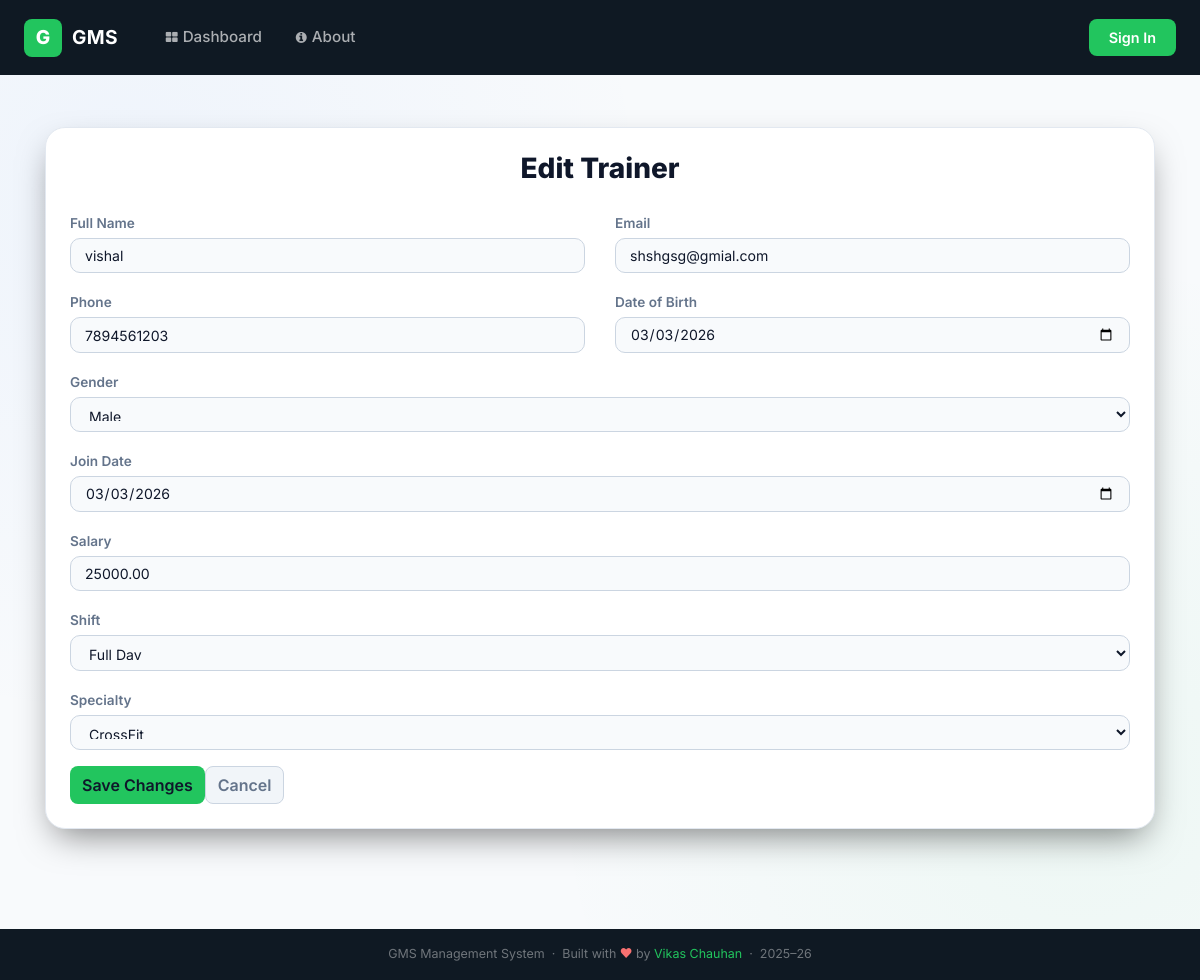
The page /edit_trainer/2/ on the database its author committed.
### gym/models.py (models this page shows, shortened)
class Trainer(models.Model):
    name = models.CharField(max_length=50)
    contact = models.CharField(max_length=15)
    emailid = models.EmailField(max_length=50)
    dob = models.DateField(null=True, blank=True)
    gender = models.CharField(max_length=10, choices=GENDER_CHOICES, default='Male')
    join_date = models.DateField()
    salary = models.DecimalField(max_digits=10, decimal_places=2, default=0)
    SHIFT_CHOICES = (
        ('Morning', 'Morning'),
        ('Evening', 'Evening'),
        ('Full Day', 'Full Day'),
    )
    shift = models.CharField(max_length=20, choices=SHIFT_CHOICES, default='Morning')
    SPECIALTY_CHOICES = (
        ('Yoga', 'Yoga'),
        ('CrossFit', 'CrossFit'),
        ('Bodybuilding', 'Bodybuilding'),
        ('Weightlifting', 'Weightlifting'),
        ('Cardio', 'Cardio'),
        ('None', 'None'),
    )
    specialty = models.CharField(max_length=50, choices=SPECIALTY_CHOICES, default='None')

### gym/views.py (the view, shortened to what this page needs)
# urls.py: path('edit_trainer/<int:pid>/', Edit_Trainer, name='edit_trainer'),
def Edit_Trainer(request, pid):
    trainer = get_object_or_404(Trainer, id=pid)
    d = {'trainer': trainer}
    return render(request, 'edit_trainer.html', d)

### gym/templates/edit_trainer.html (shortened to what this page needs)
{% extends 'navigation.html' %}
{% block body %}
<div class="container py-4">
    <div class="card p-4">
        <h3 class="text-center">Edit Trainer</h3>
        <form method="post">
            <div class="row">
                <div class="col-md-6 mb-3">
                    <label class="form-label">Full Name</label>
                    <input type="text" name="name" class="form-control" value="{{ trainer.name }}" required>
                </div>
                <div class="col-md-6 mb-3">
                    <label class="form-label">Email</label>
                    <input type="email" name="emailid" class="form-control" value="{{ trainer.emailid }}" required>
                </div>
            </div>
            <div class="row">
                <div class="col-md-6 mb-3">
                    <label class="form-label">Phone</label>
                    <input type="tel" name="contact" class="form-control" value="{{ trainer.contact }}" required>
                </div>
                <div class="col-md-6 mb-3">
                    <label class="form-label">Date of Birth</label>
                    <input type="date" name="dob" class="form-control"
                        value="{% if trainer.dob %}{{ trainer.dob|date:'Y-m-d' }}{% endif %}">
                </div>
            </div>
            <div class="mb-3">
                <label class="form-label">Gender</label>
                <select name="gender" class="form-control">
                    <option value="Male" {% if trainer.gender == 'Male' %}selected{% endif %}>Male</option>
                </select>
            </div>
            <div class="mb-3">
                <label class="form-label">Join Date</label>
                <input type="date" name="join_date" class="form-control"
                    value="{% if trainer.join_date %}{{ trainer.join_date|date:'Y-m-d' }}{% endif %}">
            </div>
            <div class="mb-3">
                <label class="form-label">Salary</label>
                <input type="number" step="0.01" name="salary" class="form-control" value="{{ trainer.salary }}">
            </div>
            <div class="mb-3">
                <label class="form-label">Shift</label>
                <select name="shift" class="form-control">
                    <option value="Full Day" {% if trainer.shift == 'Full Day' %}selected{% endif %}>Full Day</option>
                </select>
            </div>
            <div class="mb-3">
                <label class="form-label">Specialty</label>
                <select name="specialty" class="form-control">
                    <option value="CrossFit" {% if trainer.specialty == 'CrossFit' %}selected{% endif %}>CrossFit
                    </option>
                </select>
            </div>
            <div class="d-flex gap-2">
                <button type="submit" class="btn btn-success">Save Changes</button>
                <a href="{% url 'view_trainer' %}" class="btn btn-secondary">Cancel</a>
            </div>
        </form>
    </div>
</div>
{% endblock %}

### gym/templates/navigation.html (style rules this page uses)
*, *::before, *::after { box-sizing: border-box; }
:root { --green: #22c55e; --green-dark: #16a34a; --green-light: #dcfce7; --dark: #0f1923; --dark2: #1a2535; --sidebar: #111c2a; --text: #1e293b; --muted: #64748b; --border: #e2e8f0; --white: #ffffff; --bg: #f8fafc; --bg-gradient: radial-gradient(circle at 10% 20%, rgba(59, 130, 246, 0.05), transparent 40%), radial-gradient(circle at 90% 80%, rgba(34, 197, 94, 0.05), transparent 40%); --card-shadow: 0 4px 20px -2px rgba(0, 0, 0, 0.04), 0 2px 10px -2px rgba(0, 0, 0, 0.02); --border-soft: #f1f5f9; --green-light: rgba(34,197,94,0.15); --table-head: #0f172a; --table-hover: #f1f5f9; --table-border: #e2e8f0; --input-bg: #ffffff; }
body { font-family: 'Inter', -apple-system, BlinkMacSystemFont, sans-serif; background: var(--bg); background-image: var(--bg-gradient); background-attachment: fixed; color: var(--text); margin: 0; min-height: 100vh; }
.form-control { border: 1.5px solid var(--border); border-radius: 8px; padding: 9px 13px; font-size: 0.88rem; font-family: 'Inter', sans-serif; color: var(--text); transition: border-color 0.2s, box-shadow 0.2s; background: var(--input-bg); }
.form-label, label { font-size: 0.82rem; font-weight: 600; color: var(--muted); margin-bottom: 5px; }

### gym/templates/edit_trainer.html (style rules this page uses)
.card { background: #ffffff !important; backdrop-filter: blur(16px) !important; -webkit-backdrop-filter: blur(16px) !important; border: 1px solid #e2e8f0 !important; border-radius: 20px !important; box-shadow: 0 15px 35px -10px rgba(0, 0, 0, 0.5) !important; }
.form-label { color: #64748b !important; font-weight: 600; font-size: 0.85rem; }
.form-control, select.form-control, input.form-control, textarea.form-control { background: #f8fafc !important; border: 1px solid #cbd5e1 !important; color: #0f172a !important; border-radius: 10px !important; padding: 10px 14px !important; }
option { background: #ffffff !important; color: #0f172a !important; }
h3 { color: #0f172a !important; font-weight: 800 !important; margin-bottom: 24px !important; }
.btn-success { background: #22c55e !important; border: none !important; border-radius: 8px !important; font-weight: 600 !important; color: #0f172a !important; }
.btn-secondary { background: #f1f5f9 !important; border: 1px solid #cbd5e1 !important; color: #64748b !important; border-radius: 8px !important; font-weight: 600 !important; }

### rows shown on the page
Trainer: name "vishal", emailid "shshgsg@gmial.com", contact "7894561203", dob "03/03/2026", gender "Male", join_date "03/03/2026", salary "25000.00", shift "Full Day", specialty "CrossFit"
